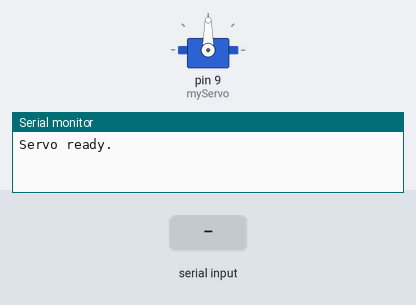
Bench run of a sketch on a simulated Arduino Uno, built with avr-gcc and run on an emulated ATmega328P. On the bench: servo, the last lines printed to the serial monitor. Inputs (shaded band) come from the test bench.

Above: at 1.2 s.
1.3 s: "90,45\n" received over Serial
At 2.5 s:
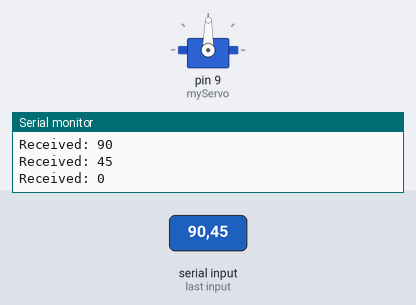
2.8 s: "30,150\n" received over Serial
At 3.8 s:
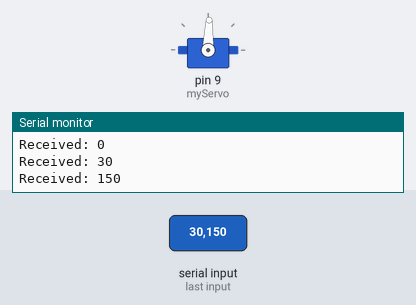
Timing chart, 0 to 5.8 s (numbered marks = the images above; inputs shaded):
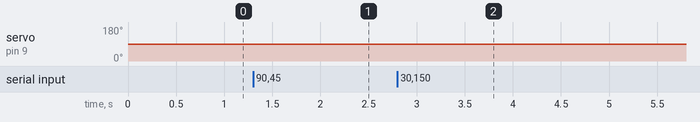

Measured:
- after the input at 1.3 s, servo on pin 9 (myServo): 90° → 89° at once
- after the input at 2.8 s, servo on pin 9 (myServo): 89° → 88° at once

The sketch:

face_tracker_servo_control.ino
```cpp
#include <Servo.h>

Servo myServo;
int pos = 90;

const int step = 1; // Movement increment

void setup() {
  myServo.attach(9);
  myServo.write(pos);
  Serial.begin(9600);
  Serial.println("Servo ready.");
}

void loop() {
  if (Serial.available()) {
    int offset = Serial.parseInt();
    Serial.print("Received: ");
    Serial.println(offset);

    if (offset < -50) {
      pos = constrain(pos + step, 0, 180);
      myServo.write(pos);
    }
    else if (offset > 50) {
      pos = constrain(pos - step, 0, 180);
      myServo.write(pos);
    }
  }
}
```
